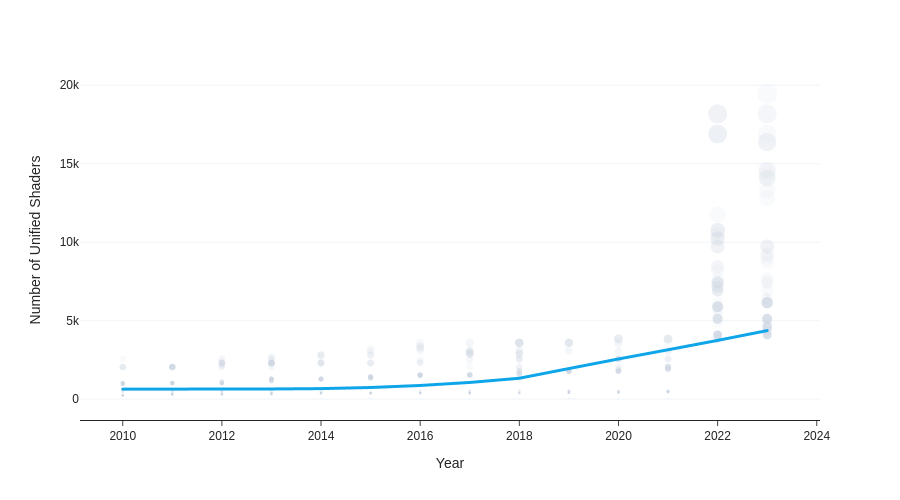

Source (notebook cell):
### Markdown cell above
## 🔍 Shader Counts Over Time (First Pass with v7)

How has the number of unified shaders grown? The next three charts are the author's first look at `unifiedShader` against `releaseYear` for products released since 2010, using the v7 file.

> ⚠️ **Read these charts with caution.** The data integrity check below shows that in v7 the spec columns (including `unifiedShader`) are not attached to the correct products. These charts are kept here as the "before" picture.

### Code cell
df_p2010 = df.query('releaseYear >= 2010')
df_p2010 = df_p2010.dropna(subset=['unifiedShader'])

fig = px.scatter(
    df_p2010,
    x='releaseYear',
    y='unifiedShader',
    size='unifiedShader',
    trendline="lowess",
    labels={
        'unifiedShader': 'Number of Unified Shaders',
        'releaseYear': 'Year',
    },
    hover_name='productName',
    height=500,
)

# fig.update_layout(yaxis_title='Number of Unified Shaders')
fig.update_yaxes(showline=False, showgrid=True, gridcolor='#F1F5F9', ticks='')
fig.update_traces(
    marker={
        'color': '#CBD5E1',
        'opacity': 0.1,
        'line_width': 0,
    },
    line={
        'color': '#0EA5E9',
        'width': 3,
    }
)

fig.show()

### Figure 1 — Plotly figure (JSON) as saved in the notebook; plotly's stock layout.template omitted (floating-point values rounded to 4 significant figures; data arrays with more than 128 entries replaced by an {"elided": "..."} marker saying what was removed)
{"data": [{"hovertemplate": "<b>%{hovertext}</b><br><br>Year=%{x}<br>Number of Unified Shaders=%{marker.size}<extra></extra>", "hovertext": {"elided": "1427 str values"}, "legendgroup": "", "line": {"color": "#0EA5E9", "width": 3}, "marker": {"color": "#CBD5E1", "line": {"width": 0}, "opacity": 0.1, "size": {"elided": "1427 float values"}, "sizemode": "area", "sizeref": 48.64, "symbol": "circle"}, "mode": "markers", "name": "", "showlegend": false, "type": "scattergl", "x": {"elided": "1427 int values"}, "xaxis": "x", "y": {"elided": "1427 float values"}, "yaxis": "y"}, {"hovertemplate": "<b>LOWESS trendline</b><br><br>Year=%{x}<br>Number of Unified Shaders=%{y} <b>(trend)</b><extra></extra>", "legendgroup": "", "line": {"color": "#0EA5E9", "width": 3}, "marker": {"color": "#CBD5E1", "line": {"width": 0}, "opacity": 0.1, "symbol": "circle"}, "mode": "lines", "name": "", "showlegend": false, "type": "scattergl", "x": {"elided": "1427 int values"}, "xaxis": "x", "y": {"elided": "1427 float values"}, "yaxis": "y"}], "layout": {"height": 500, "legend": {"itemsizing": "constant", "tracegroupgap": 0}, "margin": {"t": 60}, "xaxis": {"anchor": "y", "domain": [0.0, 1.0], "title": {"text": "Year"}}, "yaxis": {"anchor": "x", "domain": [0.0, 1.0], "gridcolor": "#F1F5F9", "showgrid": true, "showline": false, "ticks": "", "title": {"text": "Number of Unified Shaders"}}}}
